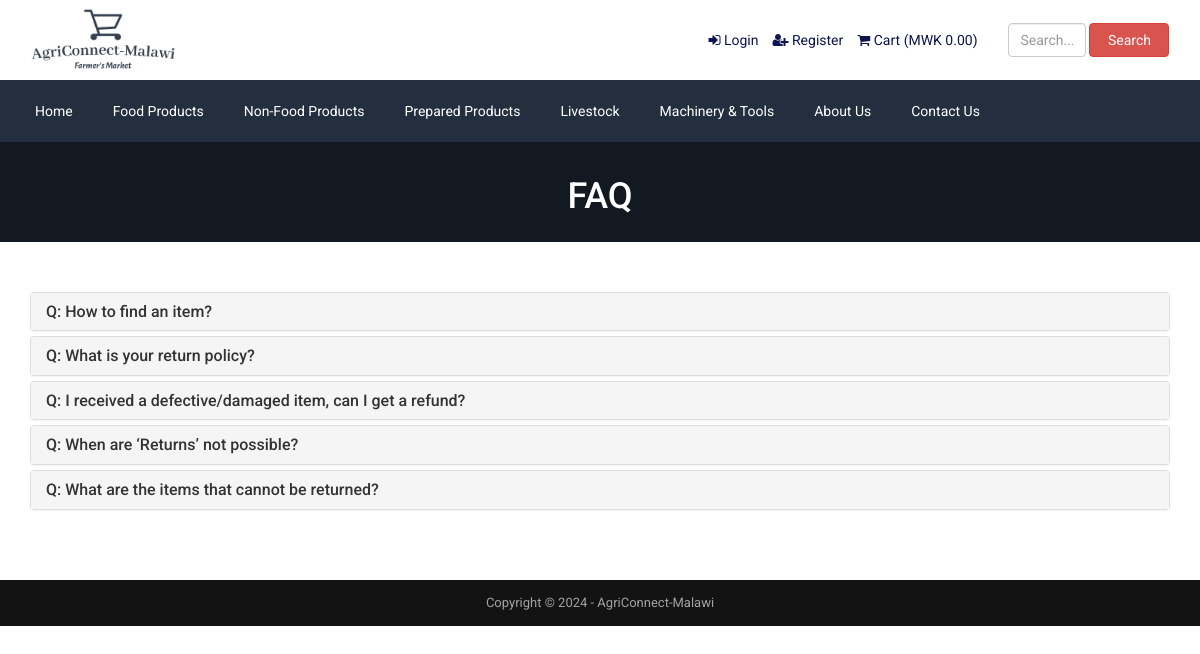
The app's page /faq.php (signed in) with its own data.
### tables this page shows
CREATE TABLE IF NOT EXISTS `tbl_top_category` (
  `tcat_id` int NOT NULL AUTO_INCREMENT,
  `tcat_name` varchar(255) NOT NULL,
  `show_on_menu` int NOT NULL,
  PRIMARY KEY (`tcat_id`)
);

CREATE TABLE IF NOT EXISTS `tbl_page` (
  `id` int NOT NULL AUTO_INCREMENT,
  `about_title` varchar(255) NOT NULL,
  `about_content` text NOT NULL,
  `about_banner` varchar(255) NOT NULL,
  `about_meta_title` varchar(255) NOT NULL,
  `about_meta_keyword` text NOT NULL,
  `about_meta_description` text NOT NULL,
  `faq_title` varchar(255) NOT NULL,
  `faq_banner` varchar(255) NOT NULL,
  `faq_meta_title` varchar(255) NOT NULL,
  `faq_meta_keyword` text NOT NULL,
  `faq_meta_description` text NOT NULL,
  `blog_title` varchar(255) NOT NULL,
  `blog_banner` varchar(255) NOT NULL,
  `blog_meta_title` varchar(255) NOT NULL,
  `blog_meta_keyword` text NOT NULL,
  `blog_meta_description` text NOT NULL,
  `contact_title` varchar(255) NOT NULL,
  `contact_banner` varchar(255) NOT NULL,
  `contact_meta_title` varchar(255) NOT NULL,
  `contact_meta_keyword` text NOT NULL,
  `contact_meta_description` text NOT NULL,
  `pgallery_title` varchar(255) NOT NULL,
  `pgallery_banner` varchar(255) NOT NULL,
  `pgallery_meta_title` varchar(255) NOT NULL,
  `pgallery_meta_keyword` text NOT NULL,
  `pgallery_meta_description` text NOT NULL,
  `vgallery_title` varchar(255) NOT NULL,
  `vgallery_banner` varchar(255) NOT NULL,
  `vgallery_meta_title` varchar(255) NOT NULL,
  `vgallery_meta_keyword` text NOT NULL,
  `vgallery_meta_description` text NOT NULL,
  PRIMARY KEY (`id`)
);

CREATE TABLE IF NOT EXISTS `tbl_faq` (
  `faq_id` int NOT NULL AUTO_INCREMENT,
  `faq_title` varchar(255) NOT NULL,
  `faq_content` text NOT NULL,
  PRIMARY KEY (`faq_id`)
);

CREATE TABLE IF NOT EXISTS `tbl_settings` (
  `id` int NOT NULL AUTO_INCREMENT,
  `logo` varchar(255) NOT NULL,
  `favicon` varchar(255) NOT NULL,
  `footer_about` text NOT NULL,
  `footer_copyright` text NOT NULL,
  `contact_address` text NOT NULL,
  `contact_email` varchar(255) NOT NULL,
  `contact_phone` varchar(255) NOT NULL,
  `contact_fax` varchar(255) NOT NULL,
  `contact_map_iframe` text NOT NULL,
  `receive_email` varchar(255) NOT NULL,
  `receive_email_subject` varchar(255) NOT NULL,
  `receive_email_thank_you_message` text NOT NULL,
  `forget_password_message` text NOT NULL,
  `total_recent_post_footer` int NOT NULL,
  `total_popular_post_footer` int NOT NULL,
  `total_recent_post_sidebar` int NOT NULL,
  `total_popular_post_sidebar` int NOT NULL,
  `total_featured_product_home` int NOT NULL,
  `total_latest_product_home` int NOT NULL,
  `total_popular_product_home` int NOT NULL,
  `meta_title_home` text NOT NULL,
  `meta_keyword_home` text NOT NULL,
  `meta_description_home` text NOT NULL,
  `banner_login` varchar(255) NOT NULL,
  `banner_registration` varchar(255) NOT NULL,
  `banner_forget_password` varchar(255) NOT NULL,
  `banner_reset_password` varchar(255) NOT NULL,
  `banner_search` varchar(255) NOT NULL,
  `banner_cart` varchar(255) NOT NULL,
  `banner_checkout` varchar(255) NOT NULL,
  `banner_product_category` varchar(255) NOT NULL,
  `banner_blog` varchar(255) NOT NULL,
  `cta_title` varchar(255) NOT NULL,
  `cta_content` text NOT NULL,
  `cta_read_more_text` varchar(255) NOT NULL,
  `cta_read_more_url` varchar(255) NOT NULL,
  `cta_photo` varchar(255) NOT NULL,
  `featured_product_title` varchar(255) NOT NULL,
  `featured_product_subtitle` varchar(255) NOT NULL,
  `latest_product_title` varchar(255) NOT NULL,
  `latest_product_subtitle` varchar(255) NOT NULL,
  `popular_product_title` varchar(255) NOT NULL,
  `popular_product_subtitle` varchar(255) NOT NULL,
  `testimonial_title` varchar(255) NOT NULL,
  `testimonial_subtitle` varchar(255) NOT NULL,
  `testimonial_photo` varchar(255) NOT NULL,
  `blog_title` varchar(255) NOT NULL,
  `blog_subtitle` varchar(255) NOT NULL,
  `newsletter_text` text NOT NULL,
  `paypal_email` varchar(255) NOT NULL,
  `stripe_public_key` varchar(255) NOT NULL,
  `stripe_secret_key` varchar(255) NOT NULL,
  `bank_detail` text NOT NULL,
  `before_head` text NOT NULL,
  `after_body` text NOT NULL,
  `before_body` text NOT NULL,
  `home_service_on_off` int NOT NULL,
  `home_welcome_on_off` int NOT NULL,
  `home_featured_product_on_off` int NOT NULL,
  `home_latest_product_on_off` int NOT NULL,
  `home_popular_product_on_off` int NOT NULL,
  `home_testimonial_on_off` int NOT NULL,
  `home_blog_on_off` int NOT NULL,
  `newsletter_on_off` int NOT NULL,
  `ads_above_welcome_on_off` int NOT NULL,
  `ads_above_featured_product_on_off` int NOT NULL,
  `ads_above_latest_product_on_off` int NOT NULL,
  `ads_above_popular_product_on_off` int NOT NULL,
  `ads_above_testimonial_on_off` int NOT NULL,
  `ads_category_sidebar_on_off` int NOT NULL,
  PRIMARY KEY (`id`)
);

### faq.php (the view, shortened to what this page needs)
<?php require_once('header.php'); ?>
<?php
$statement = $pdo->prepare("SELECT * FROM tbl_page WHERE id=1");
$statement->execute();
$result = $statement->fetchAll(PDO::FETCH_ASSOC);
foreach ($result as $row) {
    $faq_title = $row['faq_title'];
    $faq_banner = $row['faq_banner'];
}
?>
<div class="page-banner" style="background-image: url(assets/uploads/<?php echo $faq_banner; ?>);">
    <div class="inner">
        <h1><?php echo $faq_title; ?></h1>
    </div>
</div>
<div class="page">
    <div class="container">
        <div class="row">
            <div class="col-md-12">
                <div class="panel-group" id="faqAccordion">
                    <?php
                    $statement = $pdo->prepare("SELECT * FROM tbl_faq");
                    $statement->execute();
                    $result = $statement->fetchAll(PDO::FETCH_ASSOC);
                    foreach ($result as $row) {
                        ?>
                        <div class="panel panel-default">
                            <div class="panel-heading accordion-toggle question-toggle collapsed" data-toggle="collapse" data-parent="#faqAccordion" data-target="#question<?php echo $row['faq_id']; ?>">
                                <h4 class="panel-title">
                                    Q: <?php echo $row['faq_title']; ?>
                                </h4>
                            </div>
                        </div>
                        <?php
                    }
                    ?>
                </div>
            </div>
        </div>
    </div>
</div>
<?php require_once('footer.php'); ?>

### header.php (shortened to what this page needs)
<?php
include("admin/inc/config.php");
$statement = $pdo->prepare("SELECT * FROM tbl_settings WHERE id=1");
$statement->execute();
$result = $statement->fetchAll(PDO::FETCH_ASSOC);
?>
<!DOCTYPE html>
<html lang="en">
<head>
	<link rel="stylesheet" href="assets/css/bootstrap.min.css">
	<link rel="stylesheet" href="assets/css/font-awesome.min.css">
	<link rel="stylesheet" href="assets/css/owl.carousel.min.css">
	<link rel="stylesheet" href="assets/css/owl.theme.default.min.css">
	<link rel="stylesheet" href="assets/css/jquery.bxslider.min.css">
    <link rel="stylesheet" href="assets/css/magnific-popup.css">
    <link rel="stylesheet" href="assets/css/rating.css">
	<link rel="stylesheet" href="assets/css/spacing.css">
	<link rel="stylesheet" href="assets/css/bootstrap-touch-slider.css">
	<link rel="stylesheet" href="assets/css/animate.min.css">
	<link rel="stylesheet" href="assets/css/tree-menu.css">
	<link rel="stylesheet" href="assets/css/select2.min.css">
	<link rel="stylesheet" href="assets/css/main.css">
	<link rel="stylesheet" href="assets/css/responsive.css">
	<?php
	$statement = $pdo->prepare("SELECT * FROM tbl_page WHERE id=1");
	$statement->execute();
	$result = $statement->fetchAll(PDO::FETCH_ASSOC);
		?>
</head>
<body>
<div class="header">
	<div class="container">
		<div class="row inner">
			<div class="col-md-4 logo">
				<a href="index.php"><img src="assets/img/logo6.jpeg" alt="logo image"></a>
			</div>
			<div class="col-md-6 right">
				<ul>
					<?php
					if(isset($_SESSION['customer'])) {
						?>
						<li><i class="fa fa-user"></i> <?php echo LANG_VALUE_13; ?> <?php echo $_SESSION['customer']['cust_name']; ?></li>
						<li><a href="logout.php"><i class="fa fa-sign-out"></i> <?php echo "Logout" ?></a></li>
						<li><a href="dashboard.php"><i class="fa fa-user" aria-hidden="true"></i> <?php echo "Profile"; ?></a></li>
						<?php
					} else {
						?>
						<li><a href="login.php"><i class="fa fa-sign-in"></i> <?php echo LANG_VALUE_9; ?></a></li>
						<li><a href="registration.php"><i class="fa fa-user-plus"></i> <?php echo LANG_VALUE_15; ?></a></li>
						<?php
					}
					?>
					<li><a href="cart.php"><i class="fa fa-shopping-cart"></i> <?php echo LANG_VALUE_18; ?> (<?php echo "MWK "; ?><?php
					if(isset($_SESSION['cart_p_id'])) {
						$table_total_price = 0;
						$i=0;
	                    foreach($_SESSION['cart_p_qty'] as $key => $value)
	                    {
	                        $i++;
	                        $arr_cart_p_qty[$i] = $value;
	                    }                    $i=0;
	                    foreach($_SESSION['cart_p_current_price'] as $key => $value)
	                    {
	                        $i++;
	                        $arr_cart_p_current_price[$i] = $value;
	                    }
	                    for($i=1;$i<=count($arr_cart_p_qty);$i++) {
	                    	$row_total_price = $arr_cart_p_current_price[$i]*$arr_cart_p_qty[$i];
	                        $table_total_price = $table_total_price + $row_total_price;
	                    }
						echo $table_total_price;
					} else {
						echo '0.00';
					}
					?>)</a></li>
				</ul>
			</div>
			<div class="col-md-4 search-area">
				<form class="navbar-form navbar-left" role="search" action="search-result.php" method="get">
					<div class="form-group">
						<input type="text" class="form-control search-top" placeholder="<?php echo "Search..."; ?>" name="search_text">
					</div>
					<button type="submit" class="btn btn-danger"><?php echo LANG_VALUE_3; ?></button>
				</form>
			</div>
		</div>
	</div>
</div>
<div class="nav">
	<div class="container">
		<div class="row">
			<div class="col-md-12 pl_0 pr_0">
				<div class="menu-container">
					<div class="menu">
						<ul>
							<li><a href="index.php">Home</a></li>
							<?php
							$statement = $pdo->prepare("SELECT * FROM tbl_top_category WHERE show_on_menu=1");
							$statement->execute();
							$result = $statement->fetchAll(PDO::FETCH_ASSOC);
							foreach ($result as $row) {
								?>
								<li><a href="product-category.php?id=<?php echo $row['tcat_id']; ?>&type=top-category"><?php echo $row['tcat_name']; ?></a>
								</li>
								<?php
							}
							?>
							<?php
							$statement = $pdo->prepare("SELECT * FROM tbl_page WHERE id=1");
							$statement->execute();
							$result = $statement->fetchAll(PDO::FETCH_ASSOC);
							foreach ($result as $row) {
								$about_title = $row['about_title'];
								$contact_title = $row['contact_title'];
							}
							?>
							<li><a href="about.php"><?php echo $about_title; ?></a></li>
							<li><a href="contact.php"><?php echo $contact_title; ?></a></li>
						</ul>
					</div>
				</div>
			</div>
		</div>
	</div>
</div>

### footer.php (shortened to what this page needs)
<?php
$statement = $pdo->prepare("SELECT * FROM tbl_settings WHERE id=1");
$statement->execute();
$result = $statement->fetchAll(PDO::FETCH_ASSOC);
foreach ($result as $row)
{
	$footer_copyright = $row['footer_copyright'];
}
?>
<div class="footer-bottom">
	<div class="container">
		<div class="row">
			<div class="col-md-12 copyright">
				<?php echo $footer_copyright; ?>
			</div>
		</div>
	</div>
</div>
</body>
</html>

### assets/css/main.css (style rules this page uses)
* { margin: 0; padding: 0; }
body { font-family: "Roboto", sans-serif; font-size: 14px; }
h1, h2, h3, h4, h5, h6 { font-family: "Roboto", sans-serif; }
a { text-decoration: none; }
.header { width: 100%; height: auto; background: #fff; }
.header .inner { height: auto; display: table; }
.header .logo { float: none; display: table-cell; vertical-align: middle; }
.header .logo img { max-width: 100%; height: 80px; }
.header .navbar-form .form-control { width: 300px; }
.header .search-area { float: none; display: table-cell; vertical-align: middle; }
.header .search-area .form-group { width: calc(100% - 84px); }
.header .search-area button { width: 80px; }
.header .search-area form { width: 100%; }
.header .right { float: none; display: table-cell; vertical-align: middle; padding-right: 0; }
.header .right ul { float: right; margin-bottom: 0; }
.header .right ul li { list-style-type: none; float: left; margin-left: 14px; color: #0d1452; }
.header .right ul li a { color: #0d1452; }
.header .navbar-form .search-top { width: 100%; }
.nav { background: #232f3e; }
.menu-container { width: 100%; margin: 0 auto; background: #232f3e; }
.menu-dropdown-icon:before { content: "\f067"; font-family: "FontAwesome"; display: none; cursor: pointer; float: right; padding: 1.5em 2em; background: #fff; color: #333; }
.menu > ul { margin: 0 auto; width: 100%; list-style: none; padding: 0; position: relative; box-sizing: border-box; }
.menu > ul:before, .menu > ul:after { content: ""; display: table; }
.menu > ul:after { clear: both; }
.menu > ul > li { float: left; padding: 0; margin: 0; }
.menu > ul > li a { text-decoration: none; padding: 1.5em 20px; display: block; color: #fff; }
.footer-bottom { width: 100%; height: auto; background: #141314; padding: 14px 0; }
.footer-bottom .copyright { font-size: 13px; color: #a3a3a3; text-align: center; }
.page-banner { width: 100%; height: auto; background-repeat: no-repeat; background-position: center center; -webkit-background-size: cover; background-size: cover; position: relative; padding-top: 15px; padding-bottom: 15px; overflow: hidden; }
.page-banner h1 { color: #fff; text-align: center; z-index: 999; position: relative; }
.page { width: 100%; height: auto; padding-top: 50px; padding-bottom: 50px; }

### assets/css/responsive.css (style rules this page uses)
@media only screen and (min-width: 992px) { .header .inner { width: 100%; } }
@media only screen and (min-width: 992px) { .header .search-area { padding-right: 0; } }
@media only screen and (min-width: 992px) { .header .search-area form { padding-right: 0; } }
@media only screen and (min-width: 992px) { .header .container { padding-right: 0; } }

### records on screen
tbl_top_category: tcat_name "Food Products"
tbl_top_category: tcat_name "Non-Food Products"
tbl_top_category: tcat_name "Prepared Products"
tbl_top_category: tcat_name "Livestock"
tbl_top_category: tcat_name "Machinery & Tools"
tbl_page: about_title "About Us", contact_title "Contact Us", faq_banner (picture), faq_title "FAQ"
tbl_faq: faq_title "How to find an item?"
tbl_faq: faq_title "What is your return policy?"
tbl_faq: faq_title "I received a defective/damaged item, can I get a refund?"
tbl_faq: faq_title "When are ‘Returns’ not possible?"
tbl_faq: faq_title "What are the items that cannot be returned?"
tbl_settings: footer_copyright "Copyright © 2024 - AgriConnect-Malawi"

### other values on screen
LANG_VALUE_9 "Login"
LANG_VALUE_15 "Register"
LANG_VALUE_18 "Cart"
LANG_VALUE_3 "Search"
